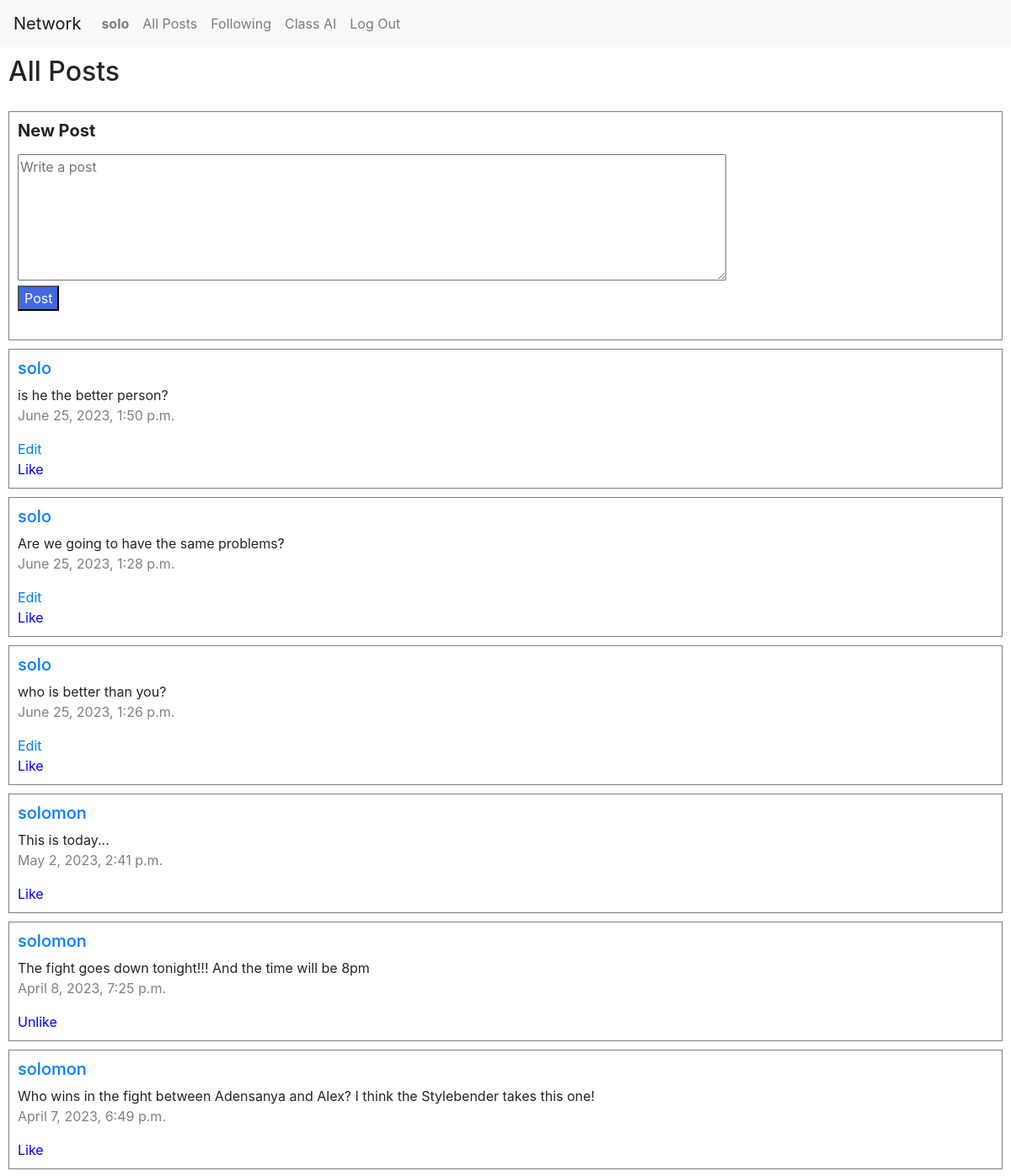
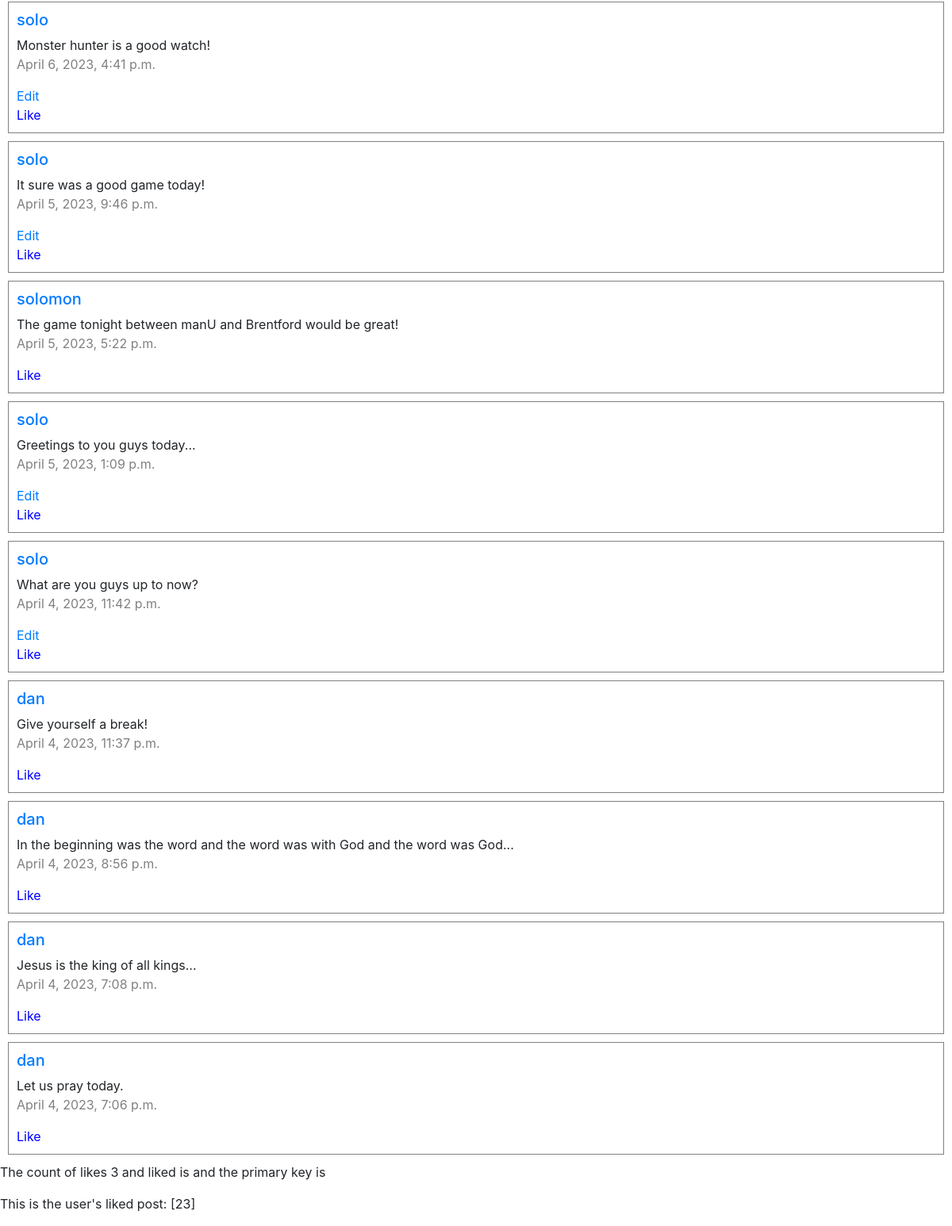
/ (signed in), run on the app's committed database (2 pictures, top to bottom).
### network/models.py (models this page shows, shortened)
class User(AbstractUser):
    pass

class Post(models.Model):
    text = models.TextField(default='')
    user = models.ForeignKey(User, on_delete=models.CASCADE)
    created_at = models.DateTimeField(auto_now_add=True)

### network/views.py (the view)
# urls.py: path("", views.index, name="index"),
def index(request):
    if request.method == "POST":
        message = 'Character length must be more than 3!'
        new_post = request.POST["new_post"]
        d = datetime.now()
        posts = Post(text=new_post, user=request.user, created_at=d.strftime("%b %d, %Y, %I:%M %p"))
        if posts.is_content_valid() == False:
            return render(request, "network/index.html", {"message": message})
        posts.save()
        return redirect("index")
    else:
        posts = Post.objects.order_by("-created_at")
        likes = Like.objects.all()
        liked = Like.objects.filter(user_id=request.user.id)
        liked_post_ids = [like.post_id for like in liked]
        likes_count = likes.count()
        return render(request, "network/index.html", {"posts": posts, "likes_count": likes_count, "likes":likes, "liked_post_ids":liked_post_ids,})

### network/templates/network/index.html (shortened to what this page needs)
{% extends "network/layout.html" %}
{% load static %}
{% block body %}
    <div id="posts-form">
        <div id="heading-align"><h2>All Posts</h2></div>
        {% if user.is_authenticated %}
        <div id="new-posts">
            <form action="" method="post" id="postForm">
                <label><h5><strong>New Post</strong></h5></label><br>
                <textarea placeholder="Write a post" id="posts" rows="6" cols="80" name="new_post"></textarea><br>
                <input type="submit" id="btn-post" value="Post">
            </form><br>
        </div>
        {% endif %}
        <div>
            {% for post in posts %}
            <div id="new-posts">
                {% if user.is_authenticated %}
                    <a href="{% url 'profile' post.user.pk %}"><h5>{{post.user}}</h5></a>
                    {{post.text}}
                    <p class="date">{{post.created_at}}</p>
                    {% if post.user.username == user.username %}
                        <a href="{% url 'edit' post.pk %}">Edit</a>
                    {% endif %}
                    <form action="{% url 'like' post.pk %}" method="post" id="likes">
                            {% if post.id not in liked_post_ids %}
                            <input type="submit" value="Like" id="like-btn" class="follow-btn">
                            {% else %}
                            <input type="submit" value="Unlike" id="unlike-btn" class="follow-btn">
                            {% endif %}
                    </form>
                {% else %}
                <h5>{{post.user}}</h5><br>
                {{post.text}}
                <p class="date">{{post.created_at}}</p>
                {% endif %}
            </div>
            {% endfor %}
        </div>
    </div>
    {% for like in liked_post_ids%}
    <p> The count of likes {{likes_count}} and liked is {{like.post}} and the primary key is {{like.post.pk}} </p>
    <p>This is the user's liked post: {{liked_post_ids}}</p>
    {% endfor %}
{% endblock %}

### network/templates/network/layout.html (shortened to what this page needs)
{% load static %}
<!DOCTYPE html>
<html lang="en">
    <head>
        <link rel="stylesheet" href="https://stackpath.bootstrapcdn.com/bootstrap/4.4.1/css/bootstrap.min.css">
        <link href="{% static 'network/styles.css' %}" rel="stylesheet">
    </head>
    <body>
        <nav class="navbar navbar-expand-lg navbar-light bg-light">
            <a class="navbar-brand" href="#">Network</a>
            <div>
              <ul class="navbar-nav mr-auto">
                {% if user.is_authenticated %}
                    <li class="nav-item">
                        <a class="nav-link" href="{% url 'profile' user.pk %}"><strong>{{ user.username }}</strong></a>
                    </li>
                {% endif %}
                <li class="nav-item">
                  <a class="nav-link" href="{% url 'index' %}">All Posts</a>
                </li>
                {% if user.is_authenticated %}
                    <li class="nav-item">
                        <a class="nav-link" href="{% url 'following' %}">Following</a>
                    </li>
                    <li class="nav-item">
                        <a class="nav-link" href="{% url 'class_ai' %}">Class AI</a>
                    </li>
                    <li class="nav-item">
                        <a class="nav-link" href="{% url 'logout' %}">Log Out</a>
                    </li>
                {% endif %}
              </ul>
            </div>
          </nav>
        <div class="body">
            {% block body %}
            {% endblock %}
        </div>
    </body>
</html>

### network/static/network/styles.css (style rules this page uses)
#new-posts { padding :10px; margin: 10px; border: 1px solid grey; }
#btn-post { color: white; background-color: royalblue; }
.date { color: grey; }
#heading-align { padding: 10px; }
.follow-btn { background-color: transparent; border: none; color: blue; cursor: pointer; padding: 0; font-size: inherit; }

### data on the page
User: username "solo"
Post: user "solo", text "is he the better person?", created_at "June 25, 2023, 1:50 p.m.", shows "Edit"
Post: user "solo", text "Are we going to have the same problems?", created_at "June 25, 2023, 1:28 p.m.", shows "Edit"
Post: user "solo", text "who is better than you?", created_at "June 25, 2023, 1:26 p.m.", shows "Edit"
Post: user "solomon", text "This is today...", created_at "May 2, 2023, 2:41 p.m."
Post: user "solomon", text "The fight goes down tonight!!! And the time will be 8pm", created_at "April 8, 2023, 7:25 p.m."
Post: user "solomon", text "Who wins in the fight between Adensanya and Alex? I think the Stylebender takes this one!", created_at "April 7, 2023, 6:49 p.m."
Post: user "solo", text "Monster hunter is a good watch!", created_at "April 6, 2023, 4:41 p.m.", shows "Edit"
Post: user "solo", text "It sure was a good game today!", created_at "April 5, 2023, 9:46 p.m.", shows "Edit"
Post: user "solomon", text "The game tonight between manU and Brentford would be great!", created_at "April 5, 2023, 5:22 p.m."
Post: user "solo", text "Greetings to you guys today...", created_at "April 5, 2023, 1:09 p.m.", shows "Edit"
Post: user "solo", text "What are you guys up to now?", created_at "April 4, 2023, 11:42 p.m.", shows "Edit"
Post: user "dan", text "Give yourself a break!", created_at "April 4, 2023, 11:37 p.m."
Post: user "dan", text "In the beginning was the word and the word was with God and the word was God...", created_at "April 4, 2023, 8:56 p.m."
Post: user "dan", text "Jesus is the king of all kings...", created_at "April 4, 2023, 7:08 p.m."
Post: user "dan", text "Let us pray today.", created_at "April 4, 2023, 7:06 p.m."

### other printed values
{{ likes_count }} "3"
{{ liked_post_ids }} "[23]"
